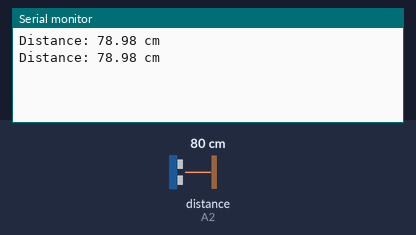
Bench run of a sketch on a simulated Arduino Uno, built with avr-gcc and run on an emulated ATmega328P. Parts: the last lines printed to the serial monitor. Wiring (inferred from the names in the program): ultrasonic range finder: trigger A1; echo A2. The test bench sets the inputs (shaded band); at power-on: distance to the obstacle (sensor on A2) 80 cm. The echo pulse lasts 58.3 µs per cm.

Above: at 1.8 s.
1.9 s: distance to the obstacle (sensor on A2) set to 2 cm
At 2.8 s:
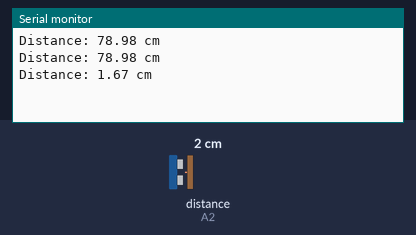
3.4 s: distance to the obstacle (sensor on A2) set to 4 cm
At 4.5 s:
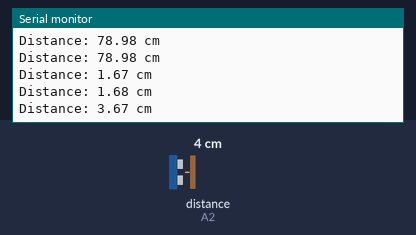
Timing chart, 0 to 6.4 s (numbered marks = the images above; inputs shaded):
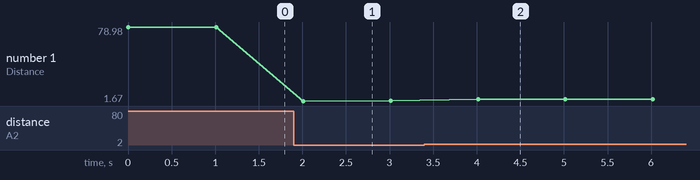

The sketch:

01_Sensors_Kit_Ultrasonic.ino
```cpp
#define TRIG_PIN A1
#define ECHO_PIN A2

void setup() {
  Serial.begin(9600);
  pinMode(TRIG_PIN, OUTPUT);
  pinMode(ECHO_PIN, INPUT);
}

void loop() {
  // Send a 10 microsecond pulse to trigger
  digitalWrite(TRIG_PIN, LOW);
  delayMicroseconds(2);
  digitalWrite(TRIG_PIN, HIGH);
  delayMicroseconds(10);
  digitalWrite(TRIG_PIN, LOW);

  // Read the echo pin
  long duration = pulseIn(ECHO_PIN, HIGH);

  // Calculate the distance in centimeters
  float distance = duration * 0.034 / 2;

  // Print the distance
  Serial.print("Distance: ");
  Serial.print(distance);
  Serial.println(" cm");

  //delay(100);
  delay(1000); // Update every 0.5 seconds
}
```

Measured:
- after the input at 1.9 s, the serial monitor: prints a new line after 0.11 s (image 1)
- after the input at 3.4 s, the serial monitor: prints a new line after 0.61 s (image 2)
- plotted number 1: 78.98 → 1.68 after the input at 1.9 s, 1.68 → 3.67 after the input at 3.4 s
